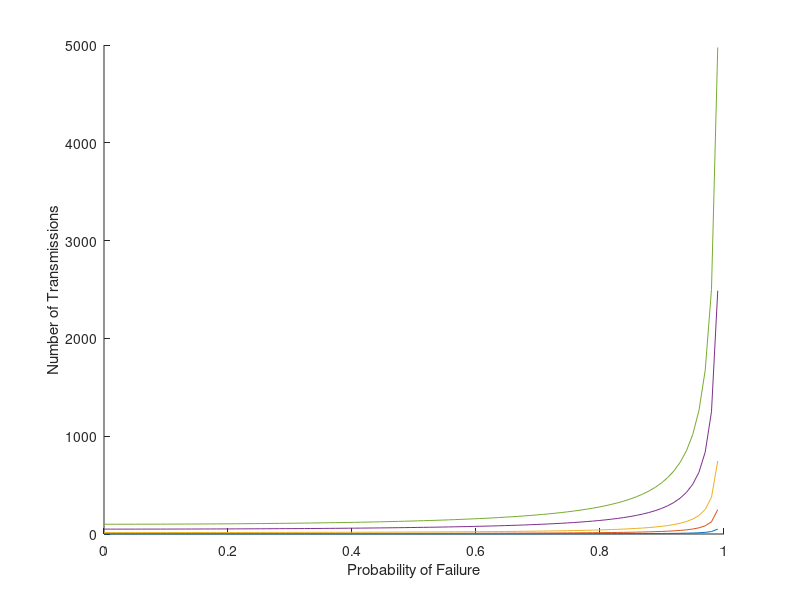

The MATLAB source for this figure: (Note: this script raises an error after producing the figure.)
% X is probability of Failure
% Y is number of transmissions
% Logarithmic y-scale
% Formula: k/(1-p*p)

% Start of all K figure
f = figure("Name", "Two Parallel Link: All K's");
axes;
xlabel("Probability of Failure");
ylabel("Number of Transmissions");
hold all;

% Calculated
% Iterates through each K
for k = [1, 5, 15, 50, 100]
    x = linspace(0, 1);
    % The E(z) equation
    y = k ./ (1-x.*x);
    plot(x,y);
end

% Simulated
% Iterates throguh each x, represents probability of failure
for x = 1:9
    % Iterates through each K
    for k = [1, 5, 15, 50, 100]
        % Calls the function to get the number of transmissions
        y = runTwoParallelLinkSim(k, x ./ 10, 1000);
        plot(x ./ 10, y, "-o", "Color", [0 0 0]);
    end
end

yscale("log");
%------------------------------------------------------------------

% K - 1
buildGraph(1);

% K - 5
buildGraph(5);

% K - 15
buildGraph(15);

% K - 50
buildGraph(50);

% K - 100
buildGraph(100);

%-----------------------------------------------------------------

% buildGraph(k) - builds the graph for each k value
%   k - the number of packets in the message
% return - None, creates a figure
function buildGraph(k)
    f = figure("Name", "Two Parallel Link: K-" + k);
    axes;
    hold all;

    xlabel("Probability of Failure");
    ylabel("Number of Transmissions")

    % Calculated
    x = linspace(0, 1);
    y = k ./ (1-x.*x);
    plot(x,y);

    % Simulated
    for x = 1:9
        y = runTwoParallelLinkSim(k, x ./ 10, 1000);
        plot(x ./ 10, y, "-o", "Color", [0 0 0]);
    end

    yscale("log");
end


